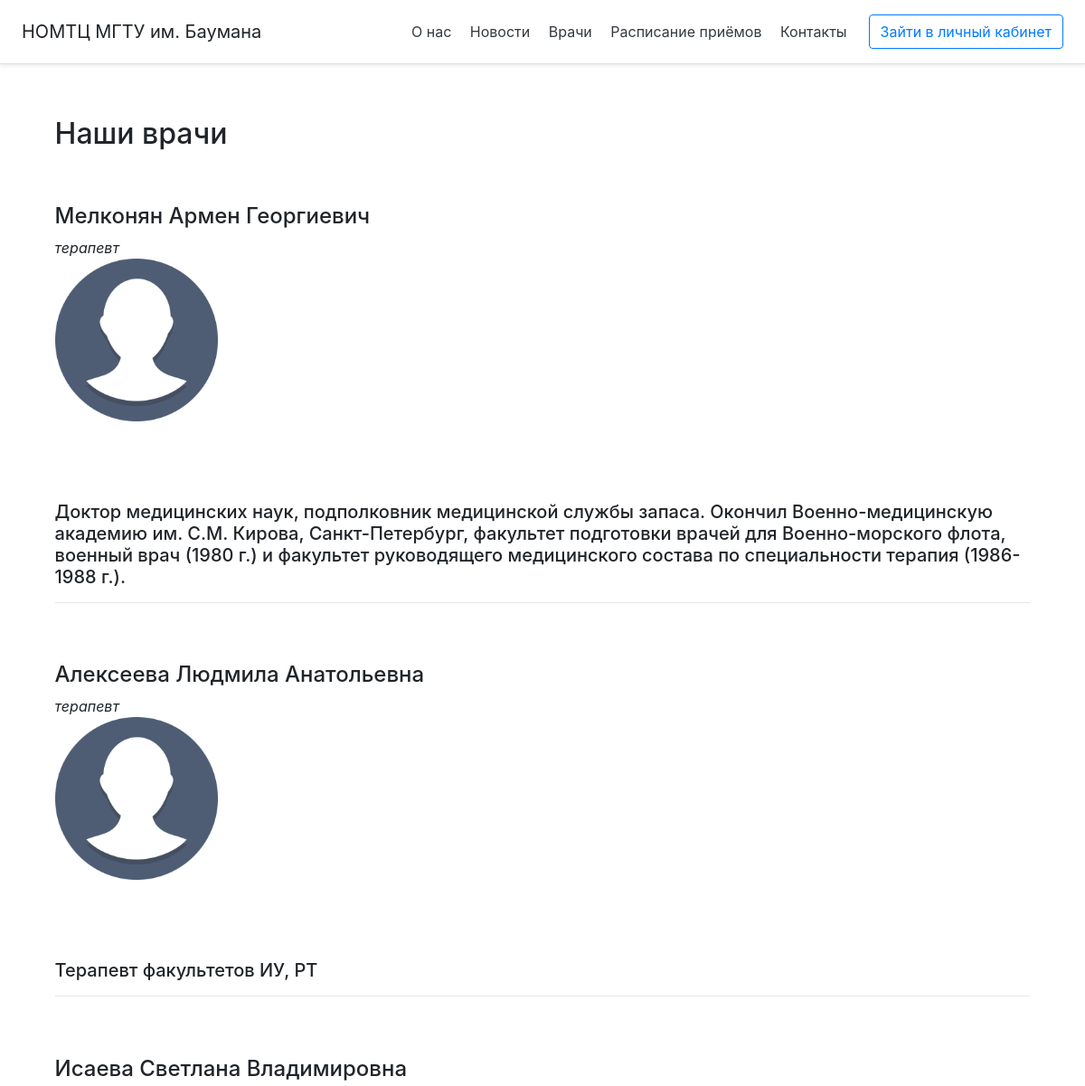
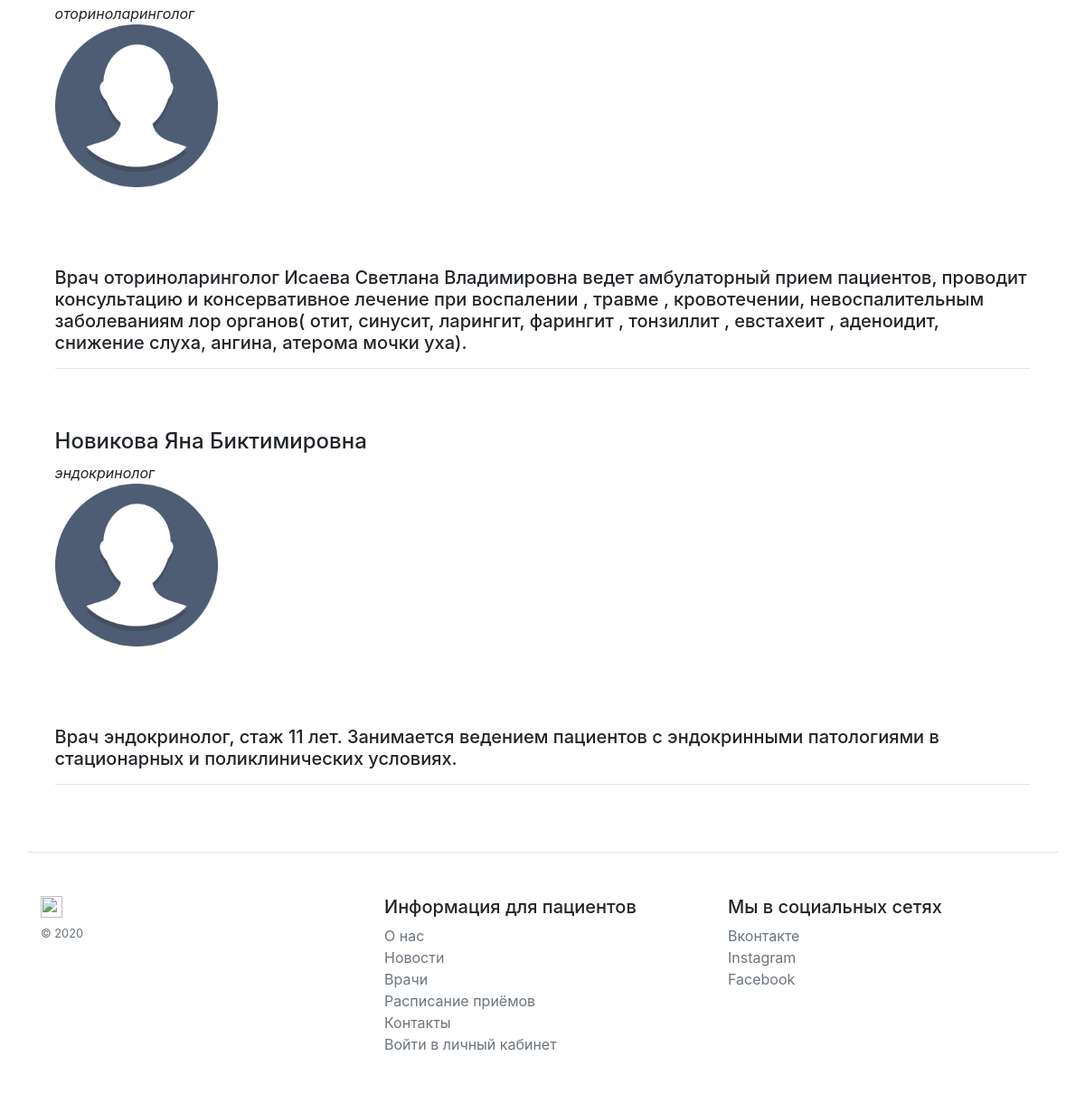
Page /doctors on the committed database (2 pictures, top to bottom).
### start.py (models this page shows, shortened)
class Doctors(db.Model):
    __tablename__ = 'doctors'
    id_doc = db.Column(db.Integer, primary_key = True)
    doc_name = db.Column(db.String(100), nullable = True)
    doc_spec = db.Column(db.String(100), nullable=True)
    doc_about = db.Column(db.Text, nullable=True)

### start.py (the view)
@app.route('/doctors', methods = ['GET'])
def doctors():
    doc = Doctors.query.all()
    return render_template('doctors.html', doc = doc)

### templates/doctors.html (shortened to what this page needs)
{% extends 'base.html' %}
{% block body %}
<div class="container mt-5">
<div class="parent">
    <h2>Наши врачи</h2>
</div>
{% for person in doc %}
    <div class="parent">
        <br><h4>{{ person.doc_name }}</h4>
        <i>{{ person.doc_spec }}</i>
        <p><img src="static/image/face.png" align=”top” align="left" width="180" height="180"></p><br>
        <br>
        <br><h5>{{ person.doc_about }}</h5>
        <hr>
    </div>
{% endfor %}
</div>
{% endblock %}

### templates/base.html (shortened to what this page needs)
<!DOCTYPE html>
<html lang="en">
<head>
    <link rel="stylesheet" href="{{ url_for('static', filename='css/main.css') }}">
    <link rel = "stylesheet" href="https://stackpath.bootstrapcdn.com/bootstrap/4.5.0/css/bootstrap.min.css">
</head>
<body>
    <div class="d-flex flex-column flex-md-row align-items-center p-3 px-md-4 mb-3 bg-white border-bottom shadow-sm">
    <h5 class="my-0 mr-md-auto font-weight-normal">НОМТЦ МГТУ им. Баумана</h5>
    <nav class="my-2 my-md-0 mr-md-3">
        <a class="p-2 text-dark" href="{{ url_for('hello_world') }}">О нас</a>
        <a class="p-2 text-dark" href="{{ url_for('news') }}">Новости</a>
        <a class="p-2 text-dark" href="{{ url_for('doctors') }}">Врачи</a>
        <a class="p-2 text-dark" href="{{ url_for('schedule') }}">Расписание приёмов</a>
        <a class="p-2 text-dark" href="{{ url_for('contacts') }}">Контакты</a>
    </nav>
    <a class="btn btn-outline-primary" href="{{ url_for('sign_up') }}">Зайти в личный кабинет</a>
    </div>
    {% block body %}
    {% endblock %}
    <footer class="container pt-4 my-md-5 pt-md-5 border-top">
    <div class="row">
      <div class="col-12 col-md">
        <img class="mb-2" src="/docs/4.5/assets/brand/bootstrap-solid.svg" alt="" width="24" height="24">
        <small class="d-block mb-3 text-muted">© 2020</small>
      </div>
      <div class="col-6 col-md">
        <h5>Информация для пациентов</h5>
        <ul class="list-unstyled text-small">
          <li><a class="text-muted" href="{{ url_for('hello_world') }}">О нас</a></li>
          <li><a class="text-muted" href="{{ url_for('news') }}">Новости</a></li>
          <li><a class="text-muted" href="{{ url_for('doctors') }}">Врачи</a></li>
          <li><a class="text-muted" href="{{ url_for('schedule') }}">Расписание приёмов</a></li>
          <li><a class="text-muted" href="{{ url_for('contacts') }}">Контакты</a></li>
          <li><a class="text-muted" href="{{ url_for('sign_up') }}">Войти в личный кабинет</a></li>
        </ul>
      </div>
      <div class="col-6 col-md">
        <h5>Мы в социальных сетях</h5>
        <ul class="list-unstyled text-small">
          <li><a class="text-muted" href="https://vk.com/club158860516">Вконтакте</a></li>
          <li><a class="text-muted" href="#">Instagram</a></li>
          <li><a class="text-muted" href="#">Facebook</a></li>
        </ul>
      </div>
    </div>
  </footer>
</body>
</html>

### rows in the picture
Doctors: doc_name "Мелконян Армен Георгиевич", doc_spec "терапевт", doc_about "Доктор медицинских наук, подполковник медицинской службы запаса. Окончил Военно-медицинскую академию им. С.М. Кирова, Санкт-Петербург, факультет подготовки врачей для Военно-морского флота, военный врач (1980 г.) и факультет руководящего медицинского состава по специальности терапия (1986-1988 г.)."
Doctors: doc_name "Алексеева Людмила Анатольевна", doc_spec "терапевт", doc_about "Терапевт факультетов ИУ, РТ"
Doctors: doc_name "Исаева Светлана Владимировна", doc_spec "оториноларинголог", doc_about "Врач оториноларинголог Исаева Светлана Владимировна ведет амбулаторный прием пациентов, проводит консультацию и консервативное лечение при воспалении , травме , кровотечении, невоспалительным заболеваниям лор органов( отит, синусит, ларингит, фарингит , тонзиллит , евстахеит , аденоидит, снижение слуха, ангина, атерома мочки уха)."
Doctors: doc_name "Новикова Яна Биктимировна", doc_spec "эндокринолог", doc_about "Врач эндокринолог, стаж 11 лет. Занимается ведением пациентов с эндокринными патологиями в стационарных и поликлинических условиях."
